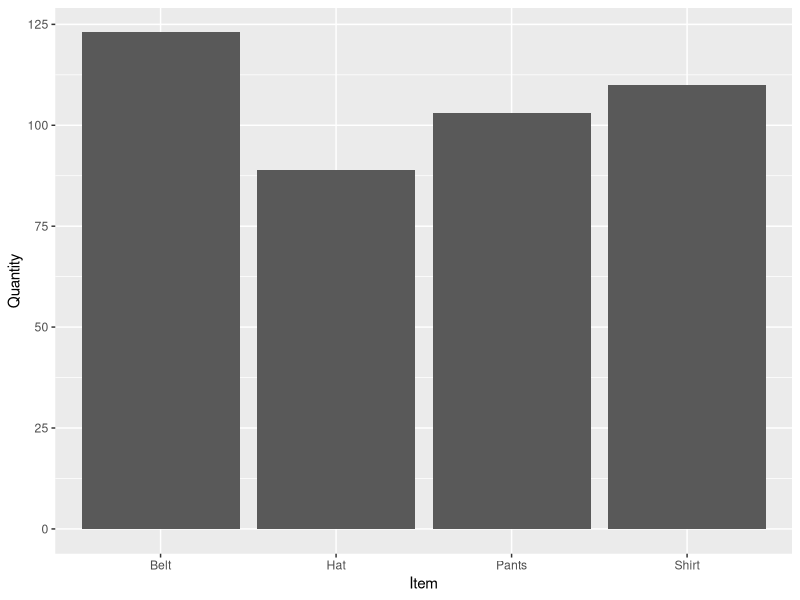

Source code (R):
## ---- chunk 1
knitr::opts_chunk$set(echo = TRUE)
## ---- chunk 2

# install.packages(tidyverse)
library(tidyverse)

## ---- chunk 3

# The number of days to simulate
num_days <- 31

# Generating the days (with March 1st 2019 as a start date)
sample_dates <- seq.Date(from = as.Date("2019-03-01"),
                         length.out = num_days,
                         by = "days")

# Randomly generate the number of purchases made on each day
number_of_purchases <- ceiling(runif(num_days) * 10)

# Expanding each of the days by the number of purchases made on that day
all_dates <- rep(sample_dates, number_of_purchases)

# Randomly generate the item numbers associated with each purchase
item_numbers <- ceiling(runif(length(all_dates)) * 4)

# Randomly generate the quantity of each item purchased
quantities <- ceiling(runif(length(all_dates)) * 4)

# Create a data frame called "clothing_data_frame"
clothing_data_frame <- 
  
  # Set the data frame up with each of the fields we've created
  data_frame(Date = all_dates,
             Item = item_numbers,
             Quantity = quantities) %>% 
  
  # Create a new field called Price based upon which item was purchased
  mutate(Price = case_when(Item == 1 ~ 19.99,
                           Item == 2 ~ 14.99,
                           Item == 3 ~ 8.99,
                           Item == 4 ~ 12.99),
         
         # Rename each item based upon the item number
         Item = case_when(Item == 1 ~ "Pants",
                          Item == 2 ~ "Shirt",
                          Item == 3 ~ "Belt",
                          Item == 4 ~ "Hat"))

## ---- chunk 4

# Get the total quantity by each item purchased
clothing_item_quantity_data_frame <-
  clothing_data_frame %>% 
  group_by(Item) %>% 
  summarize(Quantity = sum(Quantity))

## ---- chunk 5

# Graph the data
ggplot(data = clothing_item_quantity_data_frame,
       aes(x = Item,
           y = Quantity)) +
  geom_col()

